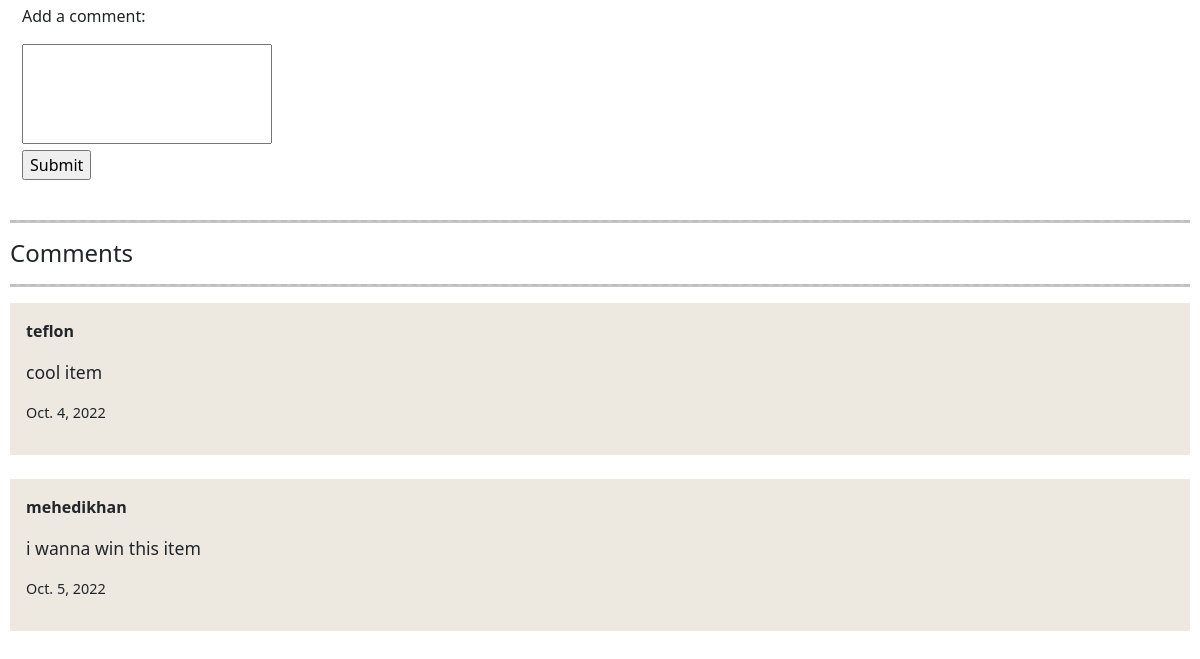
Page /details/Wand (signed in, lower part) on the earlier database version.
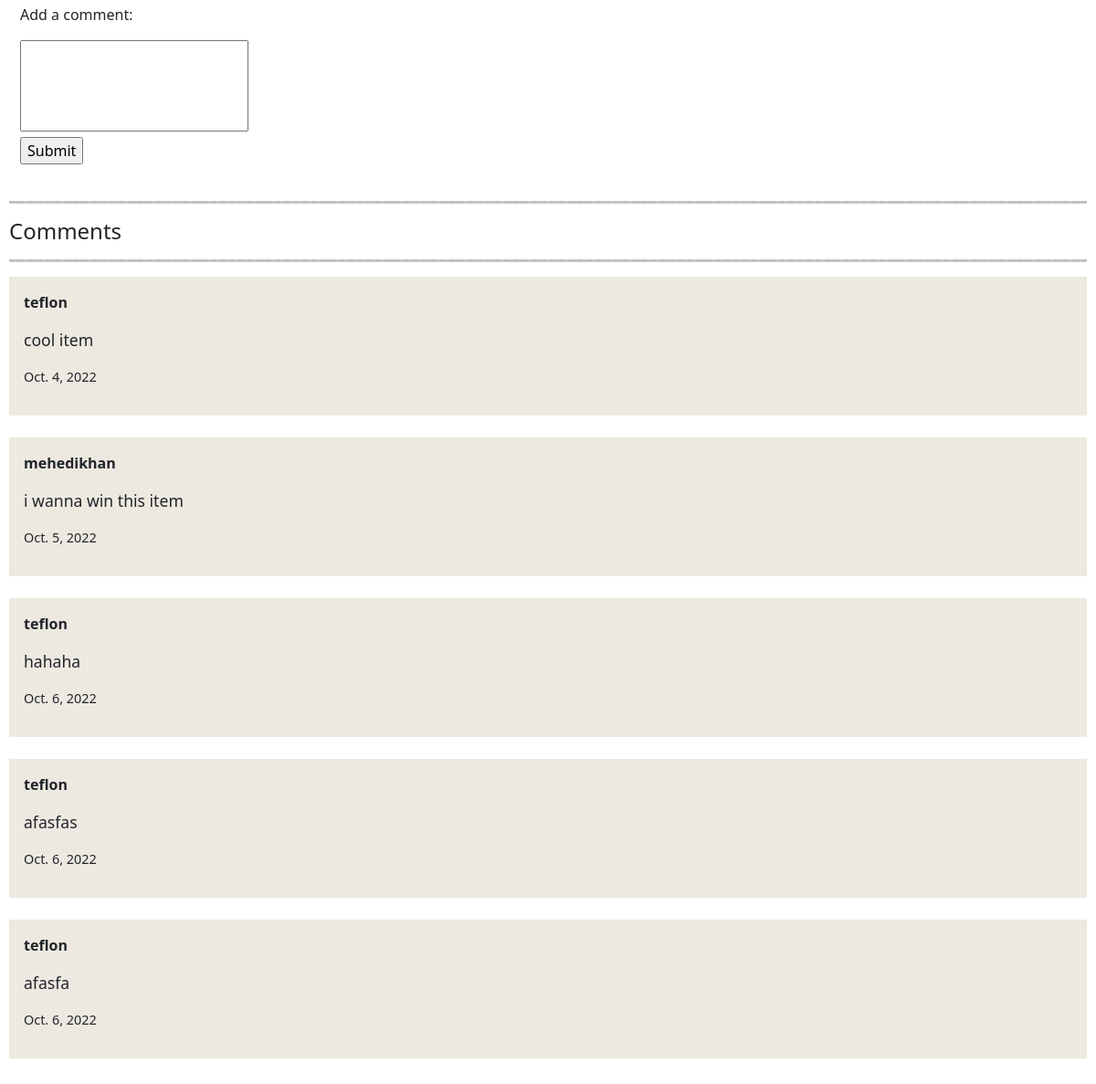
Same page on the later database version.
### auctions/models.py (models this page shows, shortened)
class Comment(models.Model):
    comm = models.CharField(max_length=4048, default=None)
    comm_item = models.ForeignKey(Listing, on_delete=models.CASCADE, related_name="comm_item", default=None)
    comm_person = models.ForeignKey(User, to_field="username", db_column="username", on_delete=models.CASCADE, related_name="comm_person", default=None)
    commented = models.DateField(auto_now_add=False, auto_now=False, default=timezone.now)

### auctions/views.py (the view)
# urls.py: path("details/<str:item>", views.details, name="details"),
def details(request, item):
    list_item = Listing.objects.filter(name=item).values().get()
    id = list_item["id"]
    name = list_item["name"]
    description = list_item["description"]
    price = list_item["price"]
    image_url = list_item["image_url"]
    category = list_item["category"]
    listed_by = list_item["listed_by"]
    created = list_item["created"]
    if request.user.is_authenticated:
        current_user = request.user.username
        watchlist_items = User.objects.get(username=current_user).watchlist.all()
        existing_watchlist = []
        for i in watchlist_items:
            existing_watchlist.append(i)
        already_exists = False
        for i in existing_watchlist:
            i = str(i)
            if i == name:
                already_exists = True
    else:
        watchlist_items = None
        existing_watchlist = None
        already_exists=None
    comments = Comment.objects.filter(comm_item=id).values()
    bid_data = Bid.objects.filter(bid_item=item).values().get()
    return render(request, "auctions/details.html",{
        "id" : id,
        "name" : name,
        "description" : description,
        "price" : price,
        "image_url" : image_url,
        "category" : category,
        "listed_by" : listed_by,
        "created" : created,
        "watchlist_items" : watchlist_items,
        "already_exists" : already_exists,
        "comments" : comments,
        "bid_data" : bid_data
    })

### auctions/models.py (called while the page is built)
    def __str__(self):
        return f"{self.name}"

### auctions/templates/auctions/details.html (shortened to what this page needs)
{% extends "auctions/layout.html" %}
{% block body %}
    <div class="container-fluid">
        <div class="row">
            <div class="col col-lg-6 col-md-6 col-sm-12 col-12">
                {% if bid_data.bid_closed == False %}
                    {% if user.username == listed_by %}
                        {% if bid_data.current_bidder == None %}
                            <form action="{% url 'close_bidding' name %}" method="POST">
                                {% csrf_token %}
                                <input type="submit" value="Close this listing!"> (Nobody bade on your item yet. Are you sure you want to close this?)
                            </form>
                        {% else %}
                            <form action="{% url 'close_bidding' name %}" method="POST">
                                {% csrf_token %}
                                <input type="submit" value="Close this listing!"> ({{bid_data.current_bidder}} will have this item for ${{bid_data.current_bid}}!)
                            </form>
                        {% endif%}
                    {% else %}
                        <strong>Place a new bid!</strong>
                        <br>
                        <form action="{% url 'bidding' name %}" method="POST">
                            {% csrf_token %}
                            <input name="bid" type="Number" step="0.01" placeholder="Your bid" min="{{bid_data.current_bid}}" required>
                            <input type="submit" value="Bid">
                        </form>
                    {% endif %}
                {% else %}
                    <br>
                {% endif %}
                <br>
                {% if user.is_authenticated %}
                    {% if already_exists == True%}
                        <br>
                    {% else %}
                        <form action="{% url 'addtowatchlist' id user.username %}">
                            {% csrf_token %}
                            <input type="submit" value="Add to watchlist">
                        </form>
                        <br>
                    {% endif %}
                {% endif %}
                {% if user.is_authenticated %}
                    <form action="{% url 'addcomments' name %}" method="POST">
                        <p>Add a comment: </p>
                        <textarea style="height: 100px; width: 250px; resize: none" name="comment" required></textarea>
                        <br>
                        <input type="submit" value="Submit">
                    </form>
                {% else %}
                    <strong><a href="{%url 'login' %}">Login</a> to add a comment.</strong>
                {% endif %}
                <br>
            </div>
            <div class="col col-lg-6 col-md-6 col-sm-12 col-12">
            </div>
        </div>
    </div>
    <hr style="border-top: 2px dashed black">
    <h4>Comments</h4>
    <hr style="border-top: 2px dashed black">
    {% for comment in comments %}
        <div class="items">
            <strong><P>{{comment.comm_person_id}}</P></strong>
            <p style="font-size: 1.1rem">{{comment.comm}}</p>
            <p style="font-size: 0.9rem">{{comment.commented}}</p>
        </div>
        <br>
    {% endfor%}
    {% endblock %}

### auctions/templates/auctions/layout.html (shortened to what this page needs)
{% load static %}
<!DOCTYPE html>
<html lang="en">
    <head>
        <link rel="stylesheet" href="https://stackpath.bootstrapcdn.com/bootstrap/4.4.1/css/bootstrap.min.css">
        <link href="https://cdn.jsdelivr.net/npm/bootstrap@5.0.2/dist/css/bootstrap.min.css" rel="stylesheet">
        <link href="{% static 'auctions/styles.css' %}" rel="stylesheet">
    </head>
    <body>
        {% block body %}
        {% endblock %}
    </body>
</html>

### auctions/static/auctions/styles.css (style rules this page uses)
body { padding: 10px; }
.items { padding: 1rem; background-color: rgb(237, 233, 225); }

Differences in the rows shown:
added Comment: comm_person_id "teflon", comm "hahaha", commented "Oct. 6, 2022"
added Comment: comm_person_id "teflon", comm "afasfas", commented "Oct. 6, 2022"
added Comment: comm_person_id "teflon", comm "afasfa", commented "Oct. 6, 2022"
